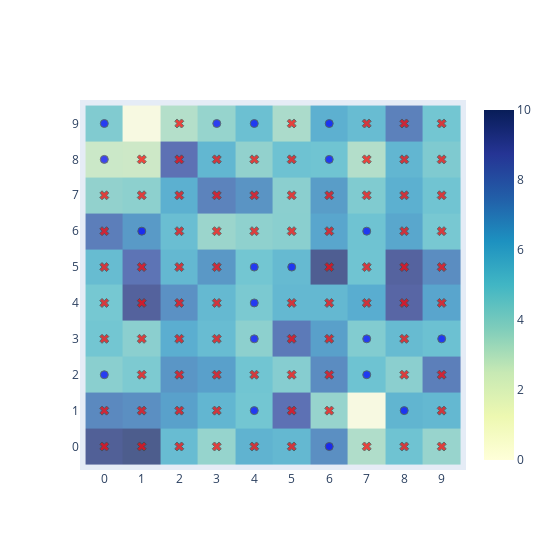
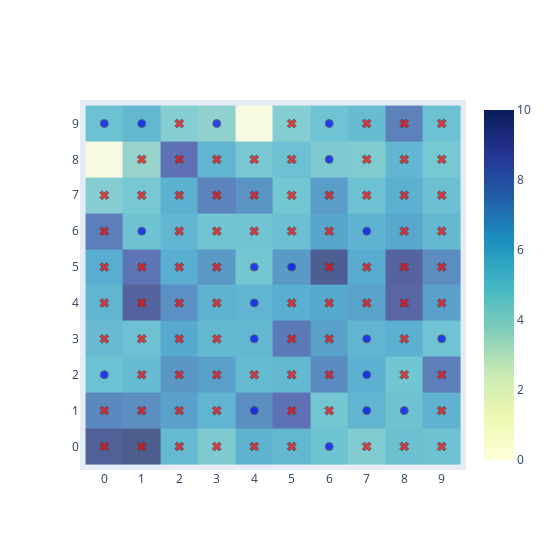
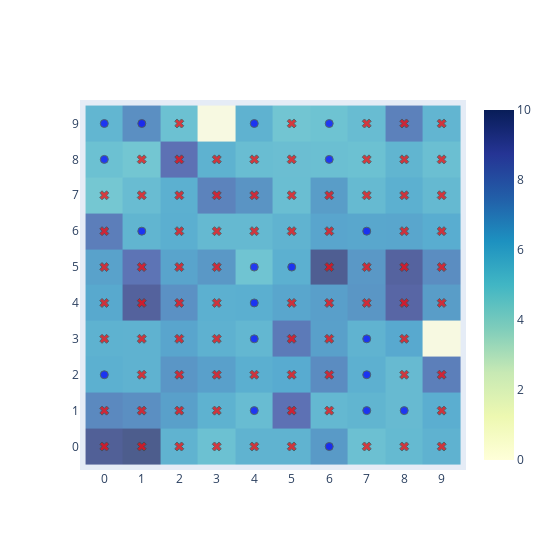
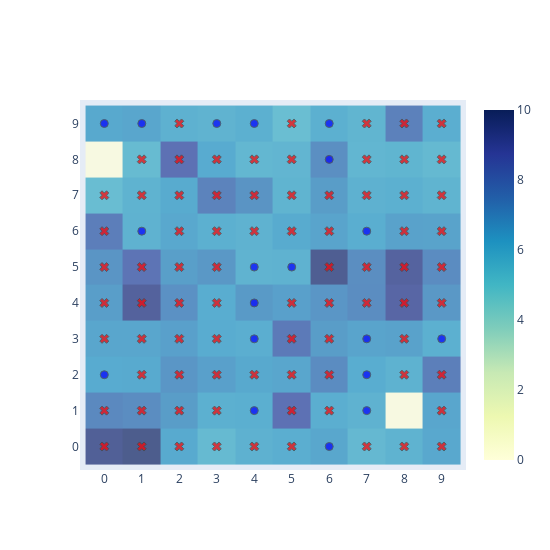

The notebook cell saved with these charts, in order:
### Code cell
def extract_data(model):
    """
    Extracts the data from the model and returns it as a DataFrame.
    """

    # Extract data from model
    x_coords = np.array([agent.pos[0] for agent in model.schedule.agents])  # Agent x coords
    y_coords = np.array([agent.pos[1] for agent in model.schedule.agents])  # Agent y coords
    wealths = np.array([agent.wealth for agent in model.schedule.agents])   # Agent wealths 
    types = np.array([agent.type for agent in model.schedule.agents])       # Agent types
    return x_coords, y_coords, wealths, types

def plot_model(model):
    x_coords, y_coords, wealths, types = extract_data(model)

    fig = go.Figure()

    type_markers = ['x', 'circle', 'square', 'diamond', 'triangle-up', 'triangle-down']  # Define marker shapes
    type_colors = ['red', 'blue', 'green', 'orange', 'purple', 'pink']  # Define marker colors

    for t in set(types):
        mask = types == t
        x = x_coords[mask]
        y = y_coords[mask]

        fig.add_trace(go.Scatter(
            x=x,
            y=y,
            mode='markers',
            showlegend=False,
            marker=dict(
                symbol=type_markers[t],
                opacity=0.7,
                color=type_colors[t],
                size=8,
                line=dict(width=1),
            )
        ))

    fig.add_trace(go.Histogram2d(
        x=x_coords,
        y=y_coords,
        colorscale='YlGnBu',
        zmax=10,
        nbinsx=14,
        nbinsy=14,
        zauto=False,
        # Add weights
        z=wealths,
        histfunc='sum',
        opacity=0.7,
    ))

    fig.update_layout(
        xaxis=dict(ticks='', showgrid=False, zeroline=False, nticks=20),
        yaxis=dict(ticks='', showgrid=False, zeroline=False, nticks=20),
        autosize=False,
        height=550,
        width=550,
        hovermode='closest',
    )

    fig.show()

# Define model parameters
heigth, width = 10, 10
density = 0.97
fixed_areas_pc = 0.0
popilation_sizes = [0.8, 0.2]
homophily = 3
cluster_threshold = 4

# Create the model
model = Schelling(heigth, width, density, fixed_areas_pc, popilation_sizes, homophily, cluster_threshold)

for i in range(4):
    model.step()
    plot_model(model)

### Figure 1 — Plotly figure (JSON) as saved in the notebook; plotly's stock layout.template omitted (floating-point values rounded to 4 significant figures)
{"data": [{"marker": {"color": "red", "line": {"width": 1}, "opacity": 0.7, "size": 8, "symbol": "x"}, "mode": "markers", "showlegend": false, "type": "scatter", "x": [0, 0, 0, 0, 0, 0, 0, 1, 1, 1, 1, 1, 1, 1, 1, 2, 2, 2, 2, 2, 2, 2, 2, 2, 2, 3, 3, 3, 3, 3, 3, 3, 3, 3, 4, 4, 4, 4, 4, 5, 5, 5, 5, 5, 5, 5, 5, 5, 6, 6, 6, 6, 6, 6, 6, 7, 7, 7, 7, 7, 7, 8, 8, 8, 8, 8, 8, 8, 8, 8, 9, 9, 9, 9, 9, 9, 9, 9, 9], "y": [0, 1, 3, 4, 5, 6, 7, 0, 1, 2, 3, 4, 5, 7, 8, 0, 1, 2, 3, 4, 5, 6, 7, 8, 9, 0, 1, 2, 3, 4, 5, 6, 7, 8, 0, 2, 6, 7, 8, 0, 1, 2, 3, 4, 6, 7, 8, 9, 1, 2, 3, 4, 5, 6, 7, 0, 4, 5, 7, 8, 9, 0, 2, 3, 4, 5, 6, 7, 8, 9, 0, 1, 2, 4, 5, 6, 7, 8, 9]}, {"marker": {"color": "blue", "line": {"width": 1}, "opacity": 0.7, "size": 8, "symbol": "circle"}, "mode": "markers", "showlegend": false, "type": "scatter", "x": [8, 7, 5, 3, 6, 0, 7, 4, 4, 9, 0, 4, 1, 4, 6, 7, 4, 6, 0], "y": [1, 6, 5, 9, 8, 9, 3, 4, 1, 3, 8, 5, 6, 3, 0, 2, 9, 9, 2]}, {"colorscale": [[0, "rgb(255,255,217)"], [0.125, "rgb(237,248,177)"], [0.25, "rgb(199,233,180)"], [0.375, "rgb(127,205,187)"], [0.5, "rgb(65,182,196)"], [0.625, "rgb(29,145,192)"], [0.75, "rgb(34,94,168)"], [0.875, "rgb(37,52,148)"], [1, "rgb(8,29,88)"]], "histfunc": "sum", "nbinsx": 14, "nbinsy": 14, "opacity": 0.7, "type": "histogram2d", "x": [0, 0, 8, 0, 0, 0, 0, 0, 7, 5, 1, 1, 1, 1, 1, 1, 3, 1, 1, 6, 2, 2, 2, 2, 2, 2, 2, 2, 2, 2, 3, 3, 3, 3, 3, 3, 3, 3, 3, 4, 0, 4, 7, 4, 4, 4, 4, 4, 9, 5, 5, 5, 5, 5, 0, 5, 5, 5, 5, 4, 6, 6, 6, 6, 6, 6, 6, 1, 4, 7, 6, 7, 7, 7, 4, 7, 7, 7, 8, 6, 8, 8, 8, 8, 8, 8, 8, 8, 9, 9, 9, 0, 9, 9, 9, 9, 9, 9], "y": [0, 1, 1, 3, 4, 5, 6, 7, 6, 5, 0, 1, 2, 3, 4, 5, 9, 7, 8, 8, 0, 1, 2, 3, 4, 5, 6, 7, 8, 9, 0, 1, 2, 3, 4, 5, 6, 7, 8, 0, 9, 2, 3, 4, 1, 6, 7, 8, 3, 0, 1, 2, 3, 4, 8, 6, 7, 8, 9, 5, 1, 2, 3, 4, 5, 6, 7, 6, 3, 0, 0, 2, 4, 5, 9, 7, 8, 9, 0, 9, 2, 3, 4, 5, 6, 7, 8, 9, 0, 1, 2, 2, 4, 5, 6, 7, 8, 9], "z": [9.519, 7.447, 5.803, 4.939, 4.852, 5.488, 7.928, 4.059, 5.098, 5.562, 9.799, 7.224, 4.654, 4.272, 9.335, 8.327, 3.925, 4.187, 2.572, 5.064, 5.462, 6.611, 6.988, 6.124, 7.155, 5.655, 5.335, 6.037, 8.456, 3.172, 3.924, 5.75, 6.638, 5.445, 5.624, 6.947, 3.784, 7.72, 5.721, 5.877, 4.566, 5.023, 4.509, 4.72, 4.955, 4.133, 7.06, 4.053, 5.232, 5.652, 8.453, 4.424, 8.063, 5.649, 2.609, 4.294, 4.281, 5.177, 3.399, 4.936, 3.921, 7.354, 6.677, 5.643, 9.655, 6.441, 6.745, 6.857, 4.195, 3.289, 7.264, 5.123, 6.173, 5.083, 5.272, 4.57, 3.216, 5.459, 5.09, 6.005, 4.276, 5.501, 9.085, 9.276, 6.417, 6.039, 5.753, 7.783, 3.883, 5.654, 7.87, 4.289, 6.473, 7.297, 4.828, 5.052, 4.599, 4.959], "zauto": false, "zmax": 10}], "layout": {"autosize": false, "height": 550, "hovermode": "closest", "width": 550, "xaxis": {"nticks": 20, "showgrid": false, "ticks": "", "zeroline": false}, "yaxis": {"nticks": 20, "showgrid": false, "ticks": "", "zeroline": false}}}

### Figure 2 — Plotly figure (JSON) as saved in the notebook; plotly's stock layout.template omitted (floating-point values rounded to 4 significant figures)
{"data": [{"marker": {"color": "red", "line": {"width": 1}, "opacity": 0.7, "size": 8, "symbol": "x"}, "mode": "markers", "showlegend": false, "type": "scatter", "x": [0, 0, 0, 0, 0, 0, 0, 1, 1, 1, 1, 1, 1, 1, 1, 2, 2, 2, 2, 2, 2, 2, 2, 2, 2, 3, 3, 3, 3, 3, 3, 3, 3, 3, 4, 4, 4, 4, 4, 5, 5, 5, 5, 5, 5, 5, 5, 5, 6, 6, 6, 6, 6, 6, 6, 7, 7, 7, 7, 7, 7, 8, 8, 8, 8, 8, 8, 8, 8, 8, 9, 9, 9, 9, 9, 9, 9, 9, 9], "y": [0, 1, 3, 4, 5, 6, 7, 0, 1, 2, 3, 4, 5, 7, 8, 0, 1, 2, 3, 4, 5, 6, 7, 8, 9, 0, 1, 2, 3, 4, 5, 6, 7, 8, 0, 2, 6, 7, 8, 0, 1, 2, 3, 4, 6, 7, 8, 9, 1, 2, 3, 4, 5, 6, 7, 0, 4, 5, 7, 8, 9, 0, 2, 3, 4, 5, 6, 7, 8, 9, 0, 1, 2, 4, 5, 6, 7, 8, 9]}, {"marker": {"color": "blue", "line": {"width": 1}, "opacity": 0.7, "size": 8, "symbol": "circle"}, "mode": "markers", "showlegend": false, "type": "scatter", "x": [7, 6, 1, 9, 7, 0, 4, 6, 0, 4, 3, 7, 5, 6, 4, 8, 4, 7, 1], "y": [1, 9, 9, 3, 3, 2, 5, 0, 9, 3, 9, 6, 5, 8, 1, 1, 4, 2, 6]}, {"colorscale": [[0, "rgb(255,255,217)"], [0.125, "rgb(237,248,177)"], [0.25, "rgb(199,233,180)"], [0.375, "rgb(127,205,187)"], [0.5, "rgb(65,182,196)"], [0.625, "rgb(29,145,192)"], [0.75, "rgb(34,94,168)"], [0.875, "rgb(37,52,148)"], [1, "rgb(8,29,88)"]], "histfunc": "sum", "nbinsx": 14, "nbinsy": 14, "opacity": 0.7, "type": "histogram2d", "x": [0, 0, 7, 0, 0, 0, 0, 0, 6, 1, 1, 1, 1, 1, 1, 1, 9, 1, 1, 7, 2, 2, 2, 2, 2, 2, 2, 2, 2, 2, 3, 3, 3, 3, 3, 3, 3, 3, 3, 4, 0, 4, 4, 6, 0, 4, 4, 4, 4, 5, 5, 5, 5, 5, 3, 5, 5, 5, 5, 7, 6, 6, 6, 6, 6, 6, 6, 5, 6, 7, 4, 8, 7, 7, 4, 7, 7, 7, 8, 7, 8, 8, 8, 8, 8, 8, 8, 8, 9, 9, 9, 1, 9, 9, 9, 9, 9, 9], "y": [0, 1, 1, 3, 4, 5, 6, 7, 9, 9, 0, 1, 2, 3, 4, 5, 3, 7, 8, 3, 0, 1, 2, 3, 4, 5, 6, 7, 8, 9, 0, 1, 2, 3, 4, 5, 6, 7, 8, 0, 2, 2, 5, 0, 9, 6, 7, 8, 3, 0, 1, 2, 3, 4, 9, 6, 7, 8, 9, 6, 1, 2, 3, 4, 5, 6, 7, 5, 8, 0, 1, 1, 4, 5, 4, 7, 8, 9, 0, 2, 2, 3, 4, 5, 6, 7, 8, 9, 0, 1, 2, 6, 4, 5, 6, 7, 8, 9], "z": [9.519, 7.447, 5.803, 5.524, 5.766, 6.182, 7.928, 4.444, 5.098, 5.666, 9.799, 7.224, 5.475, 5.216, 9.335, 8.327, 5.091, 4.834, 3.894, 5.803, 5.61, 6.611, 6.988, 6.317, 7.155, 6.163, 5.728, 6.037, 8.456, 4.441, 4.644, 5.814, 6.638, 5.657, 5.876, 6.947, 4.992, 7.72, 5.796, 5.877, 5.238, 5.507, 4.941, 5.138, 5.236, 4.996, 7.06, 4.758, 5.709, 5.71, 8.453, 5.658, 8.063, 6.15, 4.108, 5.279, 4.962, 5.206, 4.448, 5.897, 4.929, 7.354, 6.677, 6.321, 9.655, 6.441, 6.745, 6.857, 4.662, 4.557, 7.264, 5.173, 6.551, 6.227, 5.773, 5.216, 4.572, 5.459, 5.282, 6.005, 4.973, 6.05, 9.085, 9.276, 6.417, 6.039, 5.753, 7.783, 5.165, 5.901, 7.87, 5.155, 6.628, 7.297, 5.636, 5.256, 4.851, 5.233], "zauto": false, "zmax": 10}], "layout": {"autosize": false, "height": 550, "hovermode": "closest", "width": 550, "xaxis": {"nticks": 20, "showgrid": false, "ticks": "", "zeroline": false}, "yaxis": {"nticks": 20, "showgrid": false, "ticks": "", "zeroline": false}}}

### Figure 3 — Plotly figure (JSON) as saved in the notebook; plotly's stock layout.template omitted (floating-point values rounded to 4 significant figures)
{"data": [{"marker": {"color": "red", "line": {"width": 1}, "opacity": 0.7, "size": 8, "symbol": "x"}, "mode": "markers", "showlegend": false, "type": "scatter", "x": [0, 0, 0, 0, 0, 0, 0, 1, 1, 1, 1, 1, 1, 1, 1, 2, 2, 2, 2, 2, 2, 2, 2, 2, 2, 3, 3, 3, 3, 3, 3, 3, 3, 3, 4, 4, 4, 4, 4, 5, 5, 5, 5, 5, 5, 5, 5, 5, 6, 6, 6, 6, 6, 6, 6, 7, 7, 7, 7, 7, 7, 8, 8, 8, 8, 8, 8, 8, 8, 8, 9, 9, 9, 9, 9, 9, 9, 9, 9], "y": [0, 1, 3, 4, 5, 6, 7, 0, 1, 2, 3, 4, 5, 7, 8, 0, 1, 2, 3, 4, 5, 6, 7, 8, 9, 0, 1, 2, 3, 4, 5, 6, 7, 8, 0, 2, 6, 7, 8, 0, 1, 2, 3, 4, 6, 7, 8, 9, 1, 2, 3, 4, 5, 6, 7, 0, 4, 5, 7, 8, 9, 0, 2, 3, 4, 5, 6, 7, 8, 9, 0, 1, 2, 4, 5, 6, 7, 8, 9]}, {"marker": {"color": "blue", "line": {"width": 1}, "opacity": 0.7, "size": 8, "symbol": "circle"}, "mode": "markers", "showlegend": false, "type": "scatter", "x": [7, 7, 0, 1, 7, 8, 4, 6, 0, 5, 4, 4, 6, 4, 1, 0, 4, 7, 6], "y": [1, 3, 2, 6, 6, 1, 3, 9, 8, 5, 5, 9, 0, 1, 9, 9, 4, 2, 8]}, {"colorscale": [[0, "rgb(255,255,217)"], [0.125, "rgb(237,248,177)"], [0.25, "rgb(199,233,180)"], [0.375, "rgb(127,205,187)"], [0.5, "rgb(65,182,196)"], [0.625, "rgb(29,145,192)"], [0.75, "rgb(34,94,168)"], [0.875, "rgb(37,52,148)"], [1, "rgb(8,29,88)"]], "histfunc": "sum", "nbinsx": 14, "nbinsy": 14, "opacity": 0.7, "type": "histogram2d", "x": [0, 0, 7, 0, 0, 0, 0, 0, 7, 0, 1, 1, 1, 1, 1, 1, 1, 1, 1, 7, 2, 2, 2, 2, 2, 2, 2, 2, 2, 2, 3, 3, 3, 3, 3, 3, 3, 3, 3, 4, 8, 4, 4, 6, 0, 4, 4, 4, 5, 5, 5, 5, 5, 5, 4, 5, 5, 5, 5, 4, 6, 6, 6, 6, 6, 6, 6, 6, 4, 7, 1, 0, 7, 7, 4, 7, 7, 7, 8, 7, 8, 8, 8, 8, 8, 8, 8, 8, 9, 9, 9, 6, 9, 9, 9, 9, 9, 9], "y": [0, 1, 1, 3, 4, 5, 6, 7, 3, 2, 0, 1, 2, 3, 4, 5, 6, 7, 8, 6, 0, 1, 2, 3, 4, 5, 6, 7, 8, 9, 0, 1, 2, 3, 4, 5, 6, 7, 8, 0, 1, 2, 3, 9, 8, 6, 7, 8, 5, 0, 1, 2, 3, 4, 5, 6, 7, 8, 9, 9, 1, 2, 3, 4, 5, 6, 7, 0, 1, 0, 9, 9, 4, 5, 4, 7, 8, 9, 0, 2, 2, 3, 4, 5, 6, 7, 8, 9, 0, 1, 2, 8, 4, 5, 6, 7, 8, 9], "z": [9.519, 7.447, 5.808, 5.96, 6.337, 6.595, 7.928, 4.904, 5.88, 6.053, 9.799, 7.224, 5.898, 5.909, 9.335, 8.327, 5.782, 5.425, 4.965, 6.403, 5.873, 6.647, 6.988, 6.477, 7.155, 6.486, 6.074, 6.037, 8.456, 5.228, 5.239, 5.957, 6.638, 5.987, 6.03, 6.947, 5.595, 7.72, 5.939, 5.877, 5.526, 6.082, 5.693, 5.138, 5.236, 5.6, 7.06, 5.399, 6.049, 5.875, 8.453, 6.237, 8.063, 6.45, 5.054, 5.868, 5.347, 5.33, 4.988, 5.897, 5.651, 7.354, 6.677, 6.683, 9.655, 6.461, 6.745, 6.857, 5.459, 5.266, 7.264, 5.746, 7.013, 6.928, 6.073, 5.549, 5.231, 5.459, 5.574, 6.005, 5.526, 6.325, 9.085, 9.276, 6.451, 6.039, 5.798, 7.783, 5.908, 6.117, 7.87, 5.314, 6.749, 7.297, 6.175, 5.614, 5.297, 5.774], "zauto": false, "zmax": 10}], "layout": {"autosize": false, "height": 550, "hovermode": "closest", "width": 550, "xaxis": {"nticks": 20, "showgrid": false, "ticks": "", "zeroline": false}, "yaxis": {"nticks": 20, "showgrid": false, "ticks": "", "zeroline": false}}}

### Figure 4 — Plotly figure (JSON) as saved in the notebook; plotly's stock layout.template omitted (floating-point values rounded to 4 significant figures)
{"data": [{"marker": {"color": "red", "line": {"width": 1}, "opacity": 0.7, "size": 8, "symbol": "x"}, "mode": "markers", "showlegend": false, "type": "scatter", "x": [0, 0, 0, 0, 0, 0, 0, 1, 1, 1, 1, 1, 1, 1, 1, 2, 2, 2, 2, 2, 2, 2, 2, 2, 2, 3, 3, 3, 3, 3, 3, 3, 3, 3, 4, 4, 4, 4, 4, 5, 5, 5, 5, 5, 5, 5, 5, 5, 6, 6, 6, 6, 6, 6, 6, 7, 7, 7, 7, 7, 7, 8, 8, 8, 8, 8, 8, 8, 8, 8, 9, 9, 9, 9, 9, 9, 9, 9, 9], "y": [0, 1, 3, 4, 5, 6, 7, 0, 1, 2, 3, 4, 5, 7, 8, 0, 1, 2, 3, 4, 5, 6, 7, 8, 9, 0, 1, 2, 3, 4, 5, 6, 7, 8, 0, 2, 6, 7, 8, 0, 1, 2, 3, 4, 6, 7, 8, 9, 1, 2, 3, 4, 5, 6, 7, 0, 4, 5, 7, 8, 9, 0, 2, 3, 4, 5, 6, 7, 8, 9, 0, 1, 2, 4, 5, 6, 7, 8, 9]}, {"marker": {"color": "blue", "line": {"width": 1}, "opacity": 0.7, "size": 8, "symbol": "circle"}, "mode": "markers", "showlegend": false, "type": "scatter", "x": [7, 0, 4, 1, 6, 4, 4, 1, 5, 6, 7, 0, 4, 4, 6, 3, 7, 7, 9], "y": [1, 2, 9, 9, 0, 3, 1, 6, 5, 9, 6, 9, 4, 5, 8, 9, 3, 2, 3]}, {"colorscale": [[0, "rgb(255,255,217)"], [0.125, "rgb(237,248,177)"], [0.25, "rgb(199,233,180)"], [0.375, "rgb(127,205,187)"], [0.5, "rgb(65,182,196)"], [0.625, "rgb(29,145,192)"], [0.75, "rgb(34,94,168)"], [0.875, "rgb(37,52,148)"], [1, "rgb(8,29,88)"]], "histfunc": "sum", "nbinsx": 14, "nbinsy": 14, "opacity": 0.7, "type": "histogram2d", "x": [0, 0, 7, 0, 0, 0, 0, 0, 0, 4, 1, 1, 1, 1, 1, 1, 1, 1, 1, 6, 2, 2, 2, 2, 2, 2, 2, 2, 2, 2, 3, 3, 3, 3, 3, 3, 3, 3, 3, 4, 4, 4, 4, 1, 5, 4, 4, 4, 6, 5, 5, 5, 5, 5, 7, 5, 5, 5, 5, 0, 6, 6, 6, 6, 6, 6, 6, 4, 4, 7, 6, 3, 7, 7, 7, 7, 7, 7, 8, 7, 8, 8, 8, 8, 8, 8, 8, 8, 9, 9, 9, 9, 9, 9, 9, 9, 9, 9], "y": [0, 1, 1, 3, 4, 5, 6, 7, 2, 9, 0, 1, 2, 3, 4, 5, 9, 7, 8, 0, 0, 1, 2, 3, 4, 5, 6, 7, 8, 9, 0, 1, 2, 3, 4, 5, 6, 7, 8, 0, 3, 2, 1, 6, 5, 6, 7, 8, 9, 0, 1, 2, 3, 4, 6, 6, 7, 8, 9, 9, 1, 2, 3, 4, 5, 6, 7, 4, 5, 0, 8, 9, 4, 5, 3, 7, 8, 9, 0, 2, 2, 3, 4, 5, 6, 7, 8, 9, 0, 1, 2, 3, 4, 5, 6, 7, 8, 9], "z": [9.519, 7.462, 5.912, 6.44, 6.723, 7.036, 7.928, 5.408, 6.271, 6.053, 9.799, 7.34, 6.291, 6.445, 9.335, 8.327, 6.436, 5.891, 5.522, 6.403, 6.291, 6.758, 6.988, 6.634, 7.155, 6.696, 6.376, 6.279, 8.456, 5.972, 5.555, 6.049, 6.638, 6.216, 6.186, 6.947, 6.035, 7.72, 6.274, 5.98, 6.1, 6.341, 6.071, 5.896, 5.913, 5.903, 7.06, 5.709, 6.049, 6.109, 8.453, 6.458, 8.063, 6.635, 6.157, 6.279, 5.85, 5.764, 5.358, 6.344, 6.11, 7.354, 6.777, 6.975, 9.655, 6.514, 6.745, 6.857, 5.876, 5.641, 7.264, 5.867, 7.325, 7.281, 6.487, 5.97, 5.749, 5.788, 5.887, 6.169, 5.94, 6.559, 9.085, 9.276, 6.596, 6.039, 5.821, 7.783, 6.377, 6.443, 7.87, 6.026, 6.931, 7.35, 6.555, 5.849, 5.618, 6.125], "zauto": false, "zmax": 10}], "layout": {"autosize": false, "height": 550, "hovermode": "closest", "width": 550, "xaxis": {"nticks": 20, "showgrid": false, "ticks": "", "zeroline": false}, "yaxis": {"nticks": 20, "showgrid": false, "ticks": "", "zeroline": false}}}
